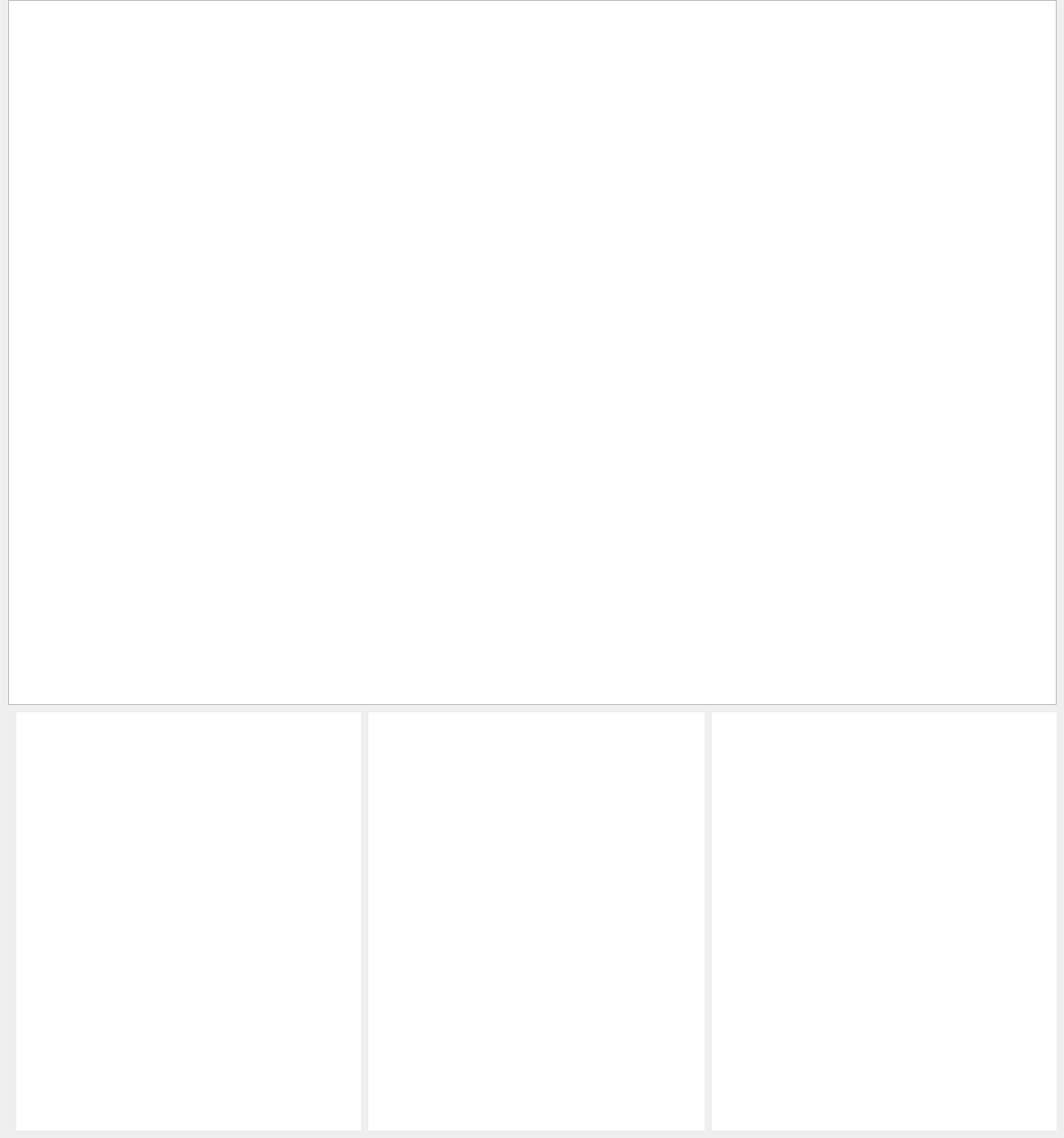
    <widget class="QWidget" name="page_9">
     <widget class="QGraphicsView" name="graphicsView_12">
      <property name="geometry">
       <rect>
        <x>870</x>
        <y>870</y>
        <width>421</width>
        <height>511</height>
       </rect>
      </property>
      <property name="autoFillBackground">
       <bool>true</bool>
      </property>
      <property name="styleSheet">
       <string notr="true">border-radius: 40px;
border-image: url(:/Img/Img/maxblue.png);</string>
      </property>
     </widget>
     <widget class="QGraphicsView" name="graphicsView_10">
      <property name="geometry">
       <rect>
        <x>20</x>
        <y>870</y>
        <width>421</width>
        <height>511</height>
       </rect>
      </property>
      <property name="autoFillBackground">
       <bool>true</bool>
      </property>
      <property name="styleSheet">
       <string notr="true">border-radius: 40px;
border-image: url(:/Img/Img/maxblue.png);</string>
      </property>
     </widget>
     <widget class="QGraphicsView" name="graphicsView_11">
      <property name="geometry">
       <rect>
        <x>450</x>
        <y>870</y>
        <width>411</width>
        <height>511</height>
       </rect>
      </property>
      <property name="autoFillBackground">
       <bool>true</bool>
      </property>
      <property name="styleSheet">
       <string notr="true">border-radius: 40px;
border-image: url(:/Img/Img/maxblue.png);</string>
      </property>
     </widget>
     <widget class="QGraphicsView" name="graphicsView_9">
      <property name="geometry">
       <rect>
        <x>10</x>
        <y>0</y>
        <width>1281</width>
        <height>861</height>
       </rect>
      </property>
      <property name="autoFillBackground">
       <bool>true</bool>
      </property>
      <property name="styleSheet">
       <string notr="true"/>
      </property>
     </widget>
     <widget class="QWidget" name="gridLayoutWidget_9">
      <property name="geometry">
       <rect>
        <x>20</x>
        <y>0</y>
        <width>1271</width>
        <height>861</height>
       </rect>
      </property>
      <layout class="QGridLayout" name="gridLayout_09"/>
     </widget>
     <widget class="QWidget" name="gridLayoutWidget_10">
      <property name="geometry">
       <rect>
        <x>870</x>
        <y>870</y>
        <width>421</width>
        <height>511</height>
       </rect>
      </property>
      <layout class="QGridLayout" name="gridLayout_012"/>
     </widget>
     <widget class="QWidget" name="gridLayoutWidget_11">
      <property name="geometry">
       <rect>
        <x>450</x>
        <y>870</y>
        <width>411</width>
        <height>511</height>
       </rect>
      </property>
      <layout class="QGridLayout" name="gridLayout_011"/>
     </widget>
     <widget class="QWidget" name="gridLayoutWidget_12">
      <property name="geometry">
       <rect>
        <x>20</x>
        <y>870</y>
        <width>421</width>
        <height>511</height>
       </rect>
      </property>
      <layout class="QGridLayout" name="gridLayout_010"/>
     </widget>
     <zorder>graphicsView_9</zorder>
     <zorder>graphicsView_12</zorder>
     <zorder>graphicsView_10</zorder>
     <zorder>graphicsView_11</zorder>
     <zorder>gridLayoutWidget_9</zorder>
     <zorder>gridLayoutWidget_10</zorder>
     <zorder>gridLayoutWidget_11</zorder>
     <zorder>gridLayoutWidget_12</zorder>
    </widget>
